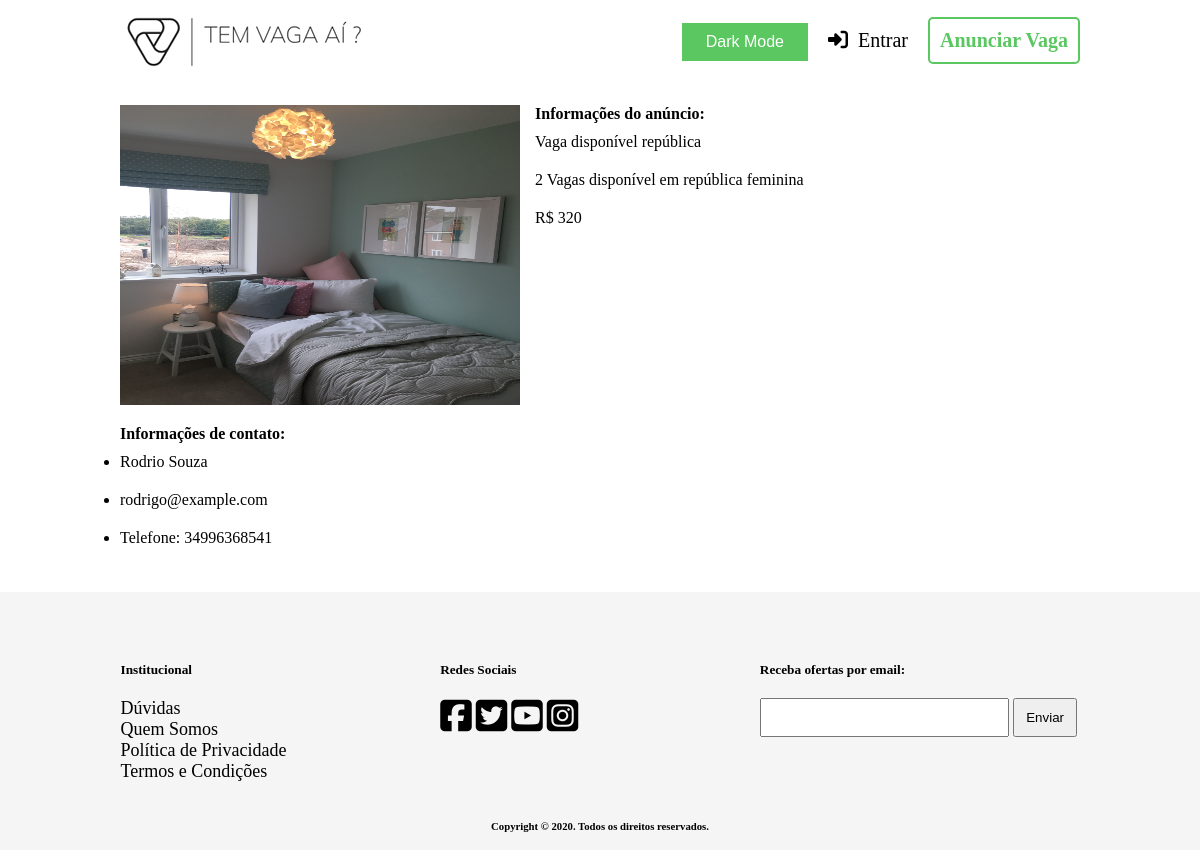
Page /paginas/detalhesAnuncios.php?idAnuncio=10 on the committed database.
### tables this page shows
CREATE TABLE IF NOT EXISTS Imagem (
    idImagem INT NOT NULL AUTO_INCREMENT PRIMARY KEY,
    url VARCHAR(90),
    Anuncio_idAnuncio INT
);

CREATE TABLE IF NOT EXISTS Anuncio (
    idAnuncio INT NOT NULL AUTO_INCREMENT PRIMARY KEY,
    titulo VARCHAR(45),
    descricao VARCHAR(150),
    valor FLOAT,
    Usuario_idUsuario INT
);

CREATE TABLE IF NOT EXISTS Usuario (
    idUsuario INT NOT NULL AUTO_INCREMENT PRIMARY KEY,
    nome VARCHAR(45),
    email VARCHAR(45),
    senha VARCHAR(45),
    telefone VARCHAR(45)
);

### classes/Anuncio.class.php (called while the page is built, shortened)
<?php
class Anuncio {
    public function getAnuncio($idAnuncio) {
        global $pdo;
        $sql = $pdo->prepare("SELECT * FROM Anuncio WHERE idAnuncio = ? LIMIT 1");
        $sql->bindParam(1, $idAnuncio);
        $array = NULL;
        if ($sql->execute() == true) {
            if ($sql->rowCount() > 0) {
                $array = $sql->fetch();
                return $array;
            }
        }
        return $array;
    }
    public function getImagensPorAnuncio ($idAnuncio) {
        global $pdo;
        $sql = $pdo->prepare("SELECT * FROM Imagem WHERE Anuncio_idAnuncio = ?");
        $sql->bindParam(1, $idAnuncio);
        $array = NULL;
        if ($sql->execute() == true) {
            if ($sql->rowCount() > 0) {
                $array = $sql->fetchAll();
            }
        }
        return $array;
    }
}
?>

### classes/Usuario.class.php (called while the page is built, shortened)
<?php
class Usuario {
    public function getUsuario($idUsuario) {
        global $pdo;
        $sql = $pdo->prepare("SELECT * FROM Usuario WHERE idUsuario = ? LIMIT 1");
        $sql->bindParam(1, $idUsuario);
        if ($sql->execute() == true) {
            if ($sql->rowCount() == 1) {
                $array = $sql->fetch();
                return $array;
            }
        }
        return false;
    }
}
?>

### paginas/detalhesAnuncios.php (the view, shortened to what this page needs)
<!DOCTYPE html>
<html>
    <head>
        <link rel="stylesheet" href="../css/footer.css">
        <link rel="stylesheet" href="../css/header.css">
        <link rel="stylesheet" href="../css/darkMode.css">
        <link rel="stylesheet" href="../css/detalhesAnuncio.css">
    <body>
        <?php require './header.php'; ?>
        <div class="detalhesAnuncio">
            <?php
            require '../classes/Anuncio.class.php';
            $a = new Anuncio();
            $pastaImagens = __ROOT__.'/imagens/anuncios/';
            if (isset($_GET)) :
                if (isset($_GET['idAnuncio']) && !empty($_GET['idAnuncio'])) {
                    $anuncio = $a->getAnuncio($_GET['idAnuncio']);
                }
                if (isset($anuncio) && !empty($anuncio)):
                    ?>
                        <div class='anuncio'>
                            <div class='imagem'>
                                <?php
                                $imagens = $a->getImagensPorAnuncio($anuncio['idAnuncio']);
                                if (isset($imagens) && !empty($imagens)) {
                                    foreach ($imagens as $img) {
                                        echo "<img src='".$pastaImagens.$img['url']."' alt=''>";
                                    }
                                }
                                ?>
                            </div>
                            <div class='infoAnuncio'>
                                <h4>Informações do anúncio: </h4>
                                <span class="titulo"><?php echo $anuncio['titulo'] ?></span>
                                <span class="descricao"><?php echo $anuncio['descricao'] ?></span>
                                <span class="valor"><?php echo "R$ ".$anuncio['valor'] ?></span>
                            </div>
                        </div>
                        <div class="contato">
                            <?php
                            require_once '../classes/Usuario.class.php';
                            $u = new Usuario();
                            $user = $u->getUsuario($anuncio['Usuario_idUsuario']);
                            if (isset($user) && !empty($user)):
                            ?>
                                <div class="infoUsuario">
                                    <h4>Informações de contato:</h4>
                                    <ul>
                                        <li><span class="nome"><?php echo $user['nome'] ?></span></li>
                                        <li><span class="email"><?php echo $user['email'] ?></span></li>
                                        <li><span class="telefone"><?php echo "Telefone: ".$user['telefone'] ?></span></li>
                                    </ul>
                                </div>
                            <?php endif; ?>
                        </div>
                    <?php
                else:
                    echo "<h4 style='padding-top: 20px;'>Nada encontrado</h4>";
                endif;
            else:
                echo "<h4 style='padding-top: 20px;'>Nada encontrado</h4>";
            endif;
            ?>
        </div>
        <?php require './footer.php' ?>
    </body>
</html>

### css/header.css (style rules this page uses)
* { box-sizing: border-box; margin: 0; padding: 0; }
body { background-color: rgb(252,252,252); display: flex; flex-direction: column; justify-content: space-between; min-height: 100vh; }

### css/darkMode.css (style rules this page uses)
body { background-color: white; color: black; }

### css/detalhesAnuncio.css (style rules this page uses)
.detalhesAnuncio { min-height: 64vh; margin: 0 auto; width: 80%; padding-top: 25px; }
span { display: block; padding: 10px 0; }
.anuncio { width: 100%; }
.anuncio .imagem { display: inline-block; width: 400px; height: 300px; float: left; overflow: hidden; }
.anuncio .imagem img { width: 100%; height: 100%; }
.anuncio .infoAnuncio { width: calc(100% - 400px); display: inline-block; float: left; padding-left: 15px; }
.contato { clear:both; padding-top: 20px; }

### rows in the picture
imagem: url (picture)
anuncio: titulo "Vaga disponível república", descricao "2 Vagas disponível em república feminina", valor "320"
usuario: nome "Rodrio Souza", email "rodrigo@example.com", telefone "34996368541"
